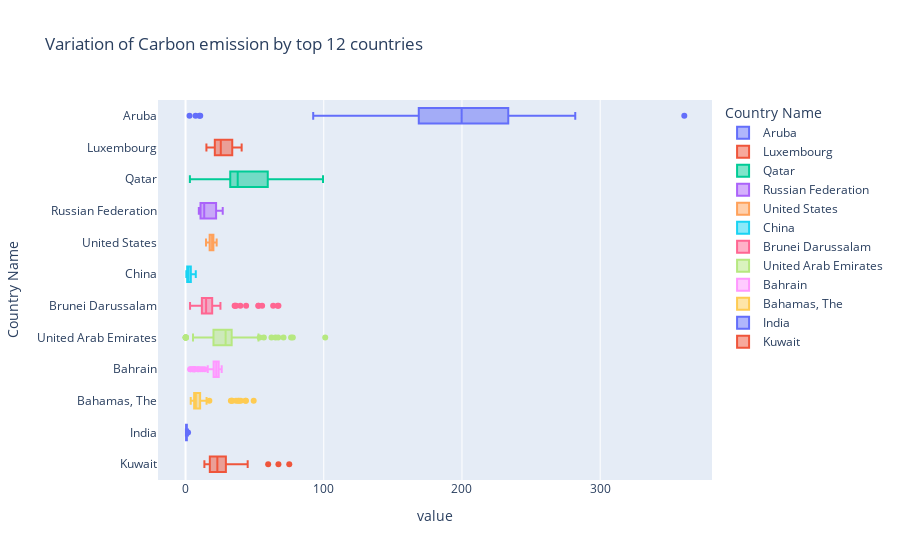

Notebook cell for this chart:
### Code cell
px.box(data_frame=df2[df2['Country Name'].isin(country_col)], x='value', y='Country Name', color='Country Name', title='Variation of Carbon emission by top 12 countries')

### Figure 1 — Plotly figure (JSON) as saved in the notebook; plotly's stock layout.template omitted (floating-point values rounded to 4 significant figures)
{"data": [{"alignmentgroup": "True", "hovertemplate": "Country Name=%{y}<br>value=%{x}<extra></extra>", "legendgroup": "Aruba", "marker": {"color": "#636efa"}, "name": "Aruba", "notched": false, "offsetgroup": "Aruba", "orientation": "h", "showlegend": true, "type": "box", "x": [204.6, 208.8, 226.1, 214.8, 207.6, 185.2, 172.2, 210.8, 194.9, 253.5, 282.0, 243.9, 234.9, 258.8, 233.5, 168.7, 360.9, 189.2, 161.8, 170.1, 174.7, 165.1, 182.3, 92.36, 228.4, 266.5, 2.868, 7.235, 10.03, 10.63, NaN, NaN, NaN, NaN, NaN, NaN, NaN, NaN, NaN, NaN, NaN, NaN, NaN, NaN, NaN, NaN, NaN, NaN, NaN, NaN, NaN, NaN, NaN, NaN, NaN, NaN, NaN, NaN, NaN], "x0": " ", "xaxis": "x", "y": ["Aruba", "Aruba", "Aruba", "Aruba", "Aruba", "Aruba", "Aruba", "Aruba", "Aruba", "Aruba", "Aruba", "Aruba", "Aruba", "Aruba", "Aruba", "Aruba", "Aruba", "Aruba", "Aruba", "Aruba", "Aruba", "Aruba", "Aruba", "Aruba", "Aruba", "Aruba", "Aruba", "Aruba", "Aruba", "Aruba", "Aruba", "Aruba", "Aruba", "Aruba", "Aruba", "Aruba", "Aruba", "Aruba", "Aruba", "Aruba", "Aruba", "Aruba", "Aruba", "Aruba", "Aruba", "Aruba", "Aruba", "Aruba", "Aruba", "Aruba", "Aruba", "Aruba", "Aruba", "Aruba", "Aruba", "Aruba", "Aruba", "Aruba", "Aruba"], "y0": " ", "yaxis": "y"}, {"alignmentgroup": "True", "hovertemplate": "Country Name=%{y}<br>value=%{x}<extra></extra>", "legendgroup": "Luxembourg", "marker": {"color": "#EF553B"}, "name": "Luxembourg", "notched": false, "offsetgroup": "Luxembourg", "orientation": "h", "showlegend": true, "type": "box", "x": [36.69, 36.58, 36.01, 35.32, 37.55, 36.81, 34.8, 33.91, 36.53, 39.09, 40.53, 38.55, 38.93, 40.43, 40.59, 33.0, 32.82, 30.24, 32.73, 33.41, 30.28, 25.81, 24.24, 22.68, 24.4, 25.0, 24.46, 23.38, 23.91, 25.61, 29.65, 30.44, 29.22, 29.36, 26.9, 21.24, 21.15, 19.72, 17.87, 18.47, 19.67, 20.7, 22.05, 22.72, 25.5, 25.67, 24.84, 23.21, 22.59, 21.01, 21.82, 21.09, 20.13, 18.68, 17.35, 16.03, 15.22, 15.09, 15.33], "x0": " ", "xaxis": "x", "y": ["Luxembourg", "Luxembourg", "Luxembourg", "Luxembourg", "Luxembourg", "Luxembourg", "Luxembourg", "Luxembourg", "Luxembourg", "Luxembourg", "Luxembourg", "Luxembourg", "Luxembourg", "Luxembourg", "Luxembourg", "Luxembourg", "Luxembourg", "Luxembourg", "Luxembourg", "Luxembourg", "Luxembourg", "Luxembourg", "Luxembourg", "Luxembourg", "Luxembourg", "Luxembourg", "Luxembourg", "Luxembourg", "Luxembourg", "Luxembourg", "Luxembourg", "Luxembourg", "Luxembourg", "Luxembourg", "Luxembourg", "Luxembourg", "Luxembourg", "Luxembourg", "Luxembourg", "Luxembourg", "Luxembourg", "Luxembourg", "Luxembourg", "Luxembourg", "Luxembourg", "Luxembourg", "Luxembourg", "Luxembourg", "Luxembourg", "Luxembourg", "Luxembourg", "Luxembourg", "Luxembourg", "Luxembourg", "Luxembourg", "Luxembourg", "Luxembourg", "Luxembourg", "Luxembourg"], "y0": " ", "yaxis": "y"}, {"alignmentgroup": "True", "hovertemplate": "Country Name=%{y}<br>value=%{x}<extra></extra>", "legendgroup": "Qatar", "marker": {"color": "#00cc96"}, "name": "Qatar", "notched": false, "offsetgroup": "Qatar", "orientation": "h", "showlegend": true, "type": "box", "x": [3.715, 3.137, 3.389, 99.46, 92.87, 85.46, 78.62, 77.51, 75.97, 71.1, 69.11, 76.65, 82.64, 87.69, 68.27, 66.68, 59.78, 54.45, 54.87, 69.99, 58.57, 51.86, 44.56, 36.43, 36.14, 33.45, 33.43, 27.24, 26.89, 31.03, 26.33, 29.98, 29.63, 30.89, 32.05, 33.15, 34.28, 36.33, 37.73, 40.23, 36.68, 38.19, 43.07, 42.4, 42.36, 47.7, 43.98, 41.9, 38.44, 34.54, 33.54, 32.31, 33.37, 31.93, 32.69, 32.47, 32.13, 32.18, 32.42], "x0": " ", "xaxis": "x", "y": ["Qatar", "Qatar", "Qatar", "Qatar", "Qatar", "Qatar", "Qatar", "Qatar", "Qatar", "Qatar", "Qatar", "Qatar", "Qatar", "Qatar", "Qatar", "Qatar", "Qatar", "Qatar", "Qatar", "Qatar", "Qatar", "Qatar", "Qatar", "Qatar", "Qatar", "Qatar", "Qatar", "Qatar", "Qatar", "Qatar", "Qatar", "Qatar", "Qatar", "Qatar", "Qatar", "Qatar", "Qatar", "Qatar", "Qatar", "Qatar", "Qatar", "Qatar", "Qatar", "Qatar", "Qatar", "Qatar", "Qatar", "Qatar", "Qatar", "Qatar", "Qatar", "Qatar", "Qatar", "Qatar", "Qatar", "Qatar", "Qatar", "Qatar", "Qatar"], "y0": " ", "yaxis": "y"}, {"alignmentgroup": "True", "hovertemplate": "Country Name=%{y}<br>value=%{x}<extra></extra>", "legendgroup": "Russian Federation", "marker": {"color": "#ab63fa"}, "name": "Russian Federation", "notched": false, "offsetgroup": "Russian Federation", "orientation": "h", "showlegend": true, "type": "box", "x": [12.08, 12.32, 12.79, 13.57, 14.27, 14.97, 15.72, 16.34, 16.7, 17.3, 18.09, 19.09, 19.98, 20.7, 21.37, 22.34, 23.04, 23.66, 24.3, 24.33, 25.11, 24.48, 24.78, 24.99, 25.02, 26.78, 26.66, 26.37, 26.9, 26.15, 14.63, 14.43, 13.5, 12.27, 10.87, 10.55, 10.36, 9.648, 9.606, 9.891, 10.16, 10.21, 10.27, 10.52, 10.65, 10.67, 11.12, 11.14, 11.3, 10.47, 11.08, 11.62, 11.64, 11.32, 11.17, 10.81, 10.61, 10.78, 11.13], "x0": " ", "xaxis": "x", "y": ["Russian Federation", "Russian Federation", "Russian Federation", "Russian Federation", "Russian Federation", "Russian Federation", "Russian Federation", "Russian Federation", "Russian Federation", "Russian Federation", "Russian Federation", "Russian Federation", "Russian Federation", "Russian Federation", "Russian Federation", "Russian Federation", "Russian Federation", "Russian Federation", "Russian Federation", "Russian Federation", "Russian Federation", "Russian Federation", "Russian Federation", "Russian Federation", "Russian Federation", "Russian Federation", "Russian Federation", "Russian Federation", "Russian Federation", "Russian Federation", "Russian Federation", "Russian Federation", "Russian Federation", "Russian Federation", "Russian Federation", "Russian Federation", "Russian Federation", "Russian Federation", "Russian Federation", "Russian Federation", "Russian Federation", "Russian Federation", "Russian Federation", "Russian Federation", "Russian Federation", "Russian Federation", "Russian Federation", "Russian Federation", "Russian Federation", "Russian Federation", "Russian Federation", "Russian Federation", "Russian Federation", "Russian Federation", "Russian Federation", "Russian Federation", "Russian Federation", "Russian Federation", "Russian Federation"], "y0": " ", "yaxis": "y"}, {"alignmentgroup": "True", "hovertemplate": "Country Name=%{y}<br>value=%{x}<extra></extra>", "legendgroup": "United States", "marker": {"color": "#FFA15A"}, "name": "United States", "notched": false, "offsetgroup": "United States", "orientation": "h", "showlegend": true, "type": "box", "x": [16.0, 15.68, 16.01, 16.48, 16.97, 17.45, 18.12, 18.6, 19.09, 19.86, 21.11, 20.98, 21.75, 22.51, 21.5, 20.4, 21.16, 21.53, 21.97, 21.78, 20.79, 19.77, 18.59, 18.57, 18.98, 18.88, 18.72, 19.35, 20.01, 20.08, 19.41, 19.01, 19.03, 19.24, 19.28, 19.25, 19.61, 20.35, 20.27, 20.11, 20.47, 20.18, 19.45, 19.51, 19.6, 19.48, 18.96, 19.06, 18.29, 16.82, 17.43, 16.6, 15.77, 16.1, 16.03, 15.54, 15.13, 14.81, 15.24], "x0": " ", "xaxis": "x", "y": ["United States", "United States", "United States", "United States", "United States", "United States", "United States", "United States", "United States", "United States", "United States", "United States", "United States", "United States", "United States", "United States", "United States", "United States", "United States", "United States", "United States", "United States", "United States", "United States", "United States", "United States", "United States", "United States", "United States", "United States", "United States", "United States", "United States", "United States", "United States", "United States", "United States", "United States", "United States", "United States", "United States", "United States", "United States", "United States", "United States", "United States", "United States", "United States", "United States", "United States", "United States", "United States", "United States", "United States", "United States", "United States", "United States", "United States", "United States"], "y0": " ", "yaxis": "y"}, {"alignmentgroup": "True", "hovertemplate": "Country Name=%{y}<br>value=%{x}<extra></extra>", "legendgroup": "China", "marker": {"color": "#19d3f3"}, "name": "China", "notched": false, "offsetgroup": "China", "orientation": "h", "showlegend": true, "type": "box", "x": [1.17, 0.836, 0.6614, 0.64, 0.6256, 0.6655, 0.7109, 0.5742, 0.6055, 0.7251, 0.9429, 1.042, 1.081, 1.098, 1.097, 1.25, 1.285, 1.389, 1.529, 1.543, 1.495, 1.46, 1.567, 1.629, 1.75, 1.871, 1.939, 2.038, 2.151, 2.153, 1.915, 2.001, 2.076, 2.243, 2.319, 2.56, 2.517, 2.543, 2.602, 2.514, 2.648, 2.773, 2.974, 3.425, 3.952, 4.463, 4.906, 5.303, 5.432, 5.795, 6.332, 6.903, 7.058, 7.32, 7.253, 7.169, 7.119, 7.226, 7.405], "x0": " ", "xaxis": "x", "y": ["China", "China", "China", "China", "China", "China", "China", "China", "China", "China", "China", "China", "China", "China", "China", "China", "China", "China", "China", "China", "China", "China", "China", "China", "China", "China", "China", "China", "China", "China", "China", "China", "China", "China", "China", "China", "China", "China", "China", "China", "China", "China", "China", "China", "China", "China", "China", "China", "China", "China", "China", "China", "China", "China", "China", "China", "China", "China", "China"], "y0": " ", "yaxis": "y"}, {"alignmentgroup": "True", "hovertemplate": "Country Name=%{y}<br>value=%{x}<extra></extra>", "legendgroup": "Brunei Darussalam", "marker": {"color": "#FF6692"}, "name": "Brunei Darussalam", "notched": false, "offsetgroup": "Brunei Darussalam", "orientation": "h", "showlegend": true, "type": "box", "x": [4.084, 3.557, 4.139, 3.803, 3.486, 3.259, 4.581, 3.913, 3.639, 3.946, 63.39, 55.41, 66.62, 67.21, 52.78, 43.81, 35.83, 36.6, 52.66, 39.66, 35.5, 7.351, 10.16, 12.76, 8.79, 11.57, 9.957, 13.97, 23.39, 25.24, 15.15, 12.7, 13.11, 13.74, 14.3, 15.15, 15.46, 16.32, 13.51, 12.84, 13.3, 12.68, 12.57, 14.86, 13.69, 13.2, 19.5, 18.24, 19.03, 19.35, 17.65, 17.81, 17.87, 17.36, 17.01, 14.41, 15.27, 15.81, 16.64], "x0": " ", "xaxis": "x", "y": ["Brunei Darussalam", "Brunei Darussalam", "Brunei Darussalam", "Brunei Darussalam", "Brunei Darussalam", "Brunei Darussalam", "Brunei Darussalam", "Brunei Darussalam", "Brunei Darussalam", "Brunei Darussalam", "Brunei Darussalam", "Brunei Darussalam", "Brunei Darussalam", "Brunei Darussalam", "Brunei Darussalam", "Brunei Darussalam", "Brunei Darussalam", "Brunei Darussalam", "Brunei Darussalam", "Brunei Darussalam", "Brunei Darussalam", "Brunei Darussalam", "Brunei Darussalam", "Brunei Darussalam", "Brunei Darussalam", "Brunei Darussalam", "Brunei Darussalam", "Brunei Darussalam", "Brunei Darussalam", "Brunei Darussalam", "Brunei Darussalam", "Brunei Darussalam", "Brunei Darussalam", "Brunei Darussalam", "Brunei Darussalam", "Brunei Darussalam", "Brunei Darussalam", "Brunei Darussalam", "Brunei Darussalam", "Brunei Darussalam", "Brunei Darussalam", "Brunei Darussalam", "Brunei Darussalam", "Brunei Darussalam", "Brunei Darussalam", "Brunei Darussalam", "Brunei Darussalam", "Brunei Darussalam", "Brunei Darussalam", "Brunei Darussalam", "Brunei Darussalam", "Brunei Darussalam", "Brunei Darussalam", "Brunei Darussalam", "Brunei Darussalam", "Brunei Darussalam", "Brunei Darussalam", "Brunei Darussalam", "Brunei Darussalam"], "y0": " ", "yaxis": "y"}, {"alignmentgroup": "True", "hovertemplate": "Country Name=%{y}<br>value=%{x}<extra></extra>", "legendgroup": "United Arab Emirates", "marker": {"color": "#B6E880"}, "name": "United Arab Emirates", "notched": false, "offsetgroup": "United Arab Emirates", "orientation": "h", "showlegend": true, "type": "box", "x": [0.119, 0.1091, 0.1635, 0.1758, 0.1328, 0.1468, 0.1605, 5.4, 6.807, 101.1, 65.02, 76.35, 70.87, 77.62, 67.02, 56.67, 62.16, 52.74, 53.64, 39.29, 36.2, 33.61, 31.65, 28.77, 35.85, 36.54, 32.66, 31.1, 29.73, 31.57, 30.3, 31.75, 29.05, 28.6, 29.76, 30.08, 29.86, 30.49, 29.81, 28.99, 26.97, 29.15, 28.21, 27.89, 27.03, 25.34, 22.92, 21.35, 22.03, 19.85, 19.04, 18.59, 19.22, 20.02, 19.95, 20.95, 21.31, 21.95, 20.8], "x0": " ", "xaxis": "x", "y": ["United Arab Emirates", "United Arab Emirates", "United Arab Emirates", "United Arab Emirates", "United Arab Emirates", "United Arab Emirates", "United Arab Emirates", "United Arab Emirates", "United Arab Emirates", "United Arab Emirates", "United Arab Emirates", "United Arab Emirates", "United Arab Emirates", "United Arab Emirates", "United Arab Emirates", "United Arab Emirates", "United Arab Emirates", "United Arab Emirates", "United Arab Emirates", "United Arab Emirates", "United Arab Emirates", "United Arab Emirates", "United Arab Emirates", "United Arab Emirates", "United Arab Emirates", "United Arab Emirates", "United Arab Emirates", "United Arab Emirates", "United Arab Emirates", "United Arab Emirates", "United Arab Emirates", "United Arab Emirates", "United Arab Emirates", "United Arab Emirates", "United Arab Emirates", "United Arab Emirates", "United Arab Emirates", "United Arab Emirates", "United Arab Emirates", "United Arab Emirates", "United Arab Emirates", "United Arab Emirates", "United Arab Emirates", "United Arab Emirates", "United Arab Emirates", "United Arab Emirates", "United Arab Emirates", "United Arab Emirates", "United Arab Emirates", "United Arab Emirates", "United Arab Emirates", "United Arab Emirates", "United Arab Emirates", "United Arab Emirates", "United Arab Emirates", "United Arab Emirates", "United Arab Emirates", "United Arab Emirates", "United Arab Emirates"], "y0": " ", "yaxis": "y"}, {"alignmentgroup": "True", "hovertemplate": "Country Name=%{y}<br>value=%{x}<extra></extra>", "legendgroup": "Bahrain", "marker": {"color": "#FF97FF"}, "name": "Bahrain", "notched": false, "offsetgroup": "Bahrain", "orientation": "h", "showlegend": true, "type": "box", "x": [3.544, 10.55, 9.192, 6.711, 8.742, 6.554, 3.384, 5.125, 5.501, 6.176, 12.19, 13.8, 16.07, 23.06, 21.46, 21.59, 23.17, 24.64, 24.01, 23.73, 21.92, 22.79, 25.49, 20.76, 22.61, 24.31, 25.4, 25.46, 26.15, 24.4, 21.66, 20.3, 23.46, 24.37, 24.33, 24.02, 24.49, 24.24, 25.27, 24.27, 23.89, 23.5, 23.42, 23.06, 21.61, 23.28, 23.48, 22.21, 22.22, 20.87, 20.94, 20.37, 20.44, 21.87, 22.62, 22.31, 21.18, 20.33, 19.59], "x0": " ", "xaxis": "x", "y": ["Bahrain", "Bahrain", "Bahrain", "Bahrain", "Bahrain", "Bahrain", "Bahrain", "Bahrain", "Bahrain", "Bahrain", "Bahrain", "Bahrain", "Bahrain", "Bahrain", "Bahrain", "Bahrain", "Bahrain", "Bahrain", "Bahrain", "Bahrain", "Bahrain", "Bahrain", "Bahrain", "Bahrain", "Bahrain", "Bahrain", "Bahrain", "Bahrain", "Bahrain", "Bahrain", "Bahrain", "Bahrain", "Bahrain", "Bahrain", "Bahrain", "Bahrain", "Bahrain", "Bahrain", "Bahrain", "Bahrain", "Bahrain", "Bahrain", "Bahrain", "Bahrain", "Bahrain", "Bahrain", "Bahrain", "Bahrain", "Bahrain", "Bahrain", "Bahrain", "Bahrain", "Bahrain", "Bahrain", "Bahrain", "Bahrain", "Bahrain", "Bahrain", "Bahrain"], "y0": " ", "yaxis": "y"}, {"alignmentgroup": "True", "hovertemplate": "Country Name=%{y}<br>value=%{x}<extra></extra>", "legendgroup": "Bahamas, The", "marker": {"color": "#FECB52"}, "name": "Bahamas, The", "notched": false, "offsetgroup": "Bahamas, The", "orientation": "h", "showlegend": true, "type": "box", "x": [3.75, 4.746, 5.996, 5.558, 8.118, 9.399, 7.465, 11.17, 10.29, 10.63, 15.2, 38.72, 36.49, 43.37, 39.92, 43.7, 33.51, 49.3, 32.8, 33.65, 37.94, 13.01, 10.28, 8.96, 8.07, 6.44, 5.907, 5.849, 6.224, 7.735, 6.947, 7.203, 9.51, 7.747, 7.395, 7.424, 6.937, 6.159, 7.811, 7.583, 7.18, 7.039, 7.411, 7.186, 6.773, 6.218, 6.102, 6.135, 6.139, 17.22, 5.86, 6.73, 10.01, 8.47, 7.069, 6.334, 5.795, 5.632, 5.86], "x0": " ", "xaxis": "x", "y": ["Bahamas, The", "Bahamas, The", "Bahamas, The", "Bahamas, The", "Bahamas, The", "Bahamas, The", "Bahamas, The", "Bahamas, The", "Bahamas, The", "Bahamas, The", "Bahamas, The", "Bahamas, The", "Bahamas, The", "Bahamas, The", "Bahamas, The", "Bahamas, The", "Bahamas, The", "Bahamas, The", "Bahamas, The", "Bahamas, The", "Bahamas, The", "Bahamas, The", "Bahamas, The", "Bahamas, The", "Bahamas, The", "Bahamas, The", "Bahamas, The", "Bahamas, The", "Bahamas, The", "Bahamas, The", "Bahamas, The", "Bahamas, The", "Bahamas, The", "Bahamas, The", "Bahamas, The", "Bahamas, The", "Bahamas, The", "Bahamas, The", "Bahamas, The", "Bahamas, The", "Bahamas, The", "Bahamas, The", "Bahamas, The", "Bahamas, The", "Bahamas, The", "Bahamas, The", "Bahamas, The", "Bahamas, The", "Bahamas, The", "Bahamas, The", "Bahamas, The", "Bahamas, The", "Bahamas, The", "Bahamas, The", "Bahamas, The", "Bahamas, The", "Bahamas, The", "Bahamas, The", "Bahamas, The"], "y0": " ", "yaxis": "y"}, {"alignmentgroup": "True", "hovertemplate": "Country Name=%{y}<br>value=%{x}<extra></extra>", "legendgroup": "India", "marker": {"color": "#636efa"}, "name": "India", "notched": false, "offsetgroup": "India", "orientation": "h", "showlegend": true, "type": "box", "x": [0.2676, 0.2837, 0.3059, 0.3218, 0.3082, 0.3325, 0.337, 0.331, 0.3525, 0.3512, 0.3515, 0.3625, 0.3749, 0.3772, 0.3811, 0.4048, 0.4137, 0.4277, 0.4241, 0.4347, 0.4493, 0.4736, 0.4775, 0.5053, 0.5061, 0.544, 0.5706, 0.5959, 0.63, 0.6769, 0.6441, 0.6814, 0.6931, 0.7035, 0.7275, 0.7688, 0.7907, 0.8207, 0.8238, 0.8709, 0.8898, 0.8873, 0.9032, 0.914, 0.9624, 0.9914, 1.042, 1.129, 1.186, 1.288, 1.349, 1.408, 1.508, 1.536, 1.649, 1.641, 1.648, 1.719, 1.8], "x0": " ", "xaxis": "x", "y": ["India", "India", "India", "India", "India", "India", "India", "India", "India", "India", "India", "India", "India", "India", "India", "India", "India", "India", "India", "India", "India", "India", "India", "India", "India", "India", "India", "India", "India", "India", "India", "India", "India", "India", "India", "India", "India", "India", "India", "India", "India", "India", "India", "India", "India", "India", "India", "India", "India", "India", "India", "India", "India", "India", "India", "India", "India", "India", "India"], "y0": " ", "yaxis": "y"}, {"alignmentgroup": "True", "hovertemplate": "Country Name=%{y}<br>value=%{x}<extra></extra>", "legendgroup": "Kuwait", "marker": {"color": "#EF553B"}, "name": "Kuwait", "notched": false, "offsetgroup": "Kuwait", "orientation": "h", "showlegend": true, "type": "box", "x": [29.01, 33.21, 42.36, 44.95, 59.77, 75.04, 67.19, 44.08, 35.46, 38.94, 33.64, 33.98, 32.44, 26.77, 20.1, 16.47, 17.01, 14.93, 17.16, 13.63, 18.03, 17.52, 14.04, 13.7, 17.17, 16.8, 19.28, 16.23, 16.18, 17.15, 13.96, 17.6, NaN, NaN, NaN, 21.05, 20.25, 19.91, 21.78, 22.41, 23.06, 24.16, 24.98, 25.74, 27.03, 29.62, 29.35, 27.45, 27.45, 26.6, 26.15, 25.62, 24.96, 24.18, 22.64, 22.95, 22.71, 22.12, 21.62], "x0": " ", "xaxis": "x", "y": ["Kuwait", "Kuwait", "Kuwait", "Kuwait", "Kuwait", "Kuwait", "Kuwait", "Kuwait", "Kuwait", "Kuwait", "Kuwait", "Kuwait", "Kuwait", "Kuwait", "Kuwait", "Kuwait", "Kuwait", "Kuwait", "Kuwait", "Kuwait", "Kuwait", "Kuwait", "Kuwait", "Kuwait", "Kuwait", "Kuwait", "Kuwait", "Kuwait", "Kuwait", "Kuwait", "Kuwait", "Kuwait", "Kuwait", "Kuwait", "Kuwait", "Kuwait", "Kuwait", "Kuwait", "Kuwait", "Kuwait", "Kuwait", "Kuwait", "Kuwait", "Kuwait", "Kuwait", "Kuwait", "Kuwait", "Kuwait", "Kuwait", "Kuwait", "Kuwait", "Kuwait", "Kuwait", "Kuwait", "Kuwait", "Kuwait", "Kuwait", "Kuwait", "Kuwait"], "y0": " ", "yaxis": "y"}], "layout": {"boxmode": "overlay", "legend": {"title": {"text": "Country Name"}, "tracegroupgap": 0}, "title": {"text": "Variation of Carbon emission by top 12 countries"}, "xaxis": {"anchor": "y", "domain": [0, 1], "title": {"text": "value"}}, "yaxis": {"anchor": "x", "categoryarray": ["Kuwait", "India", "Bahamas, The", "Bahrain", "United Arab Emirates", "Brunei Darussalam", "China", "United States", "Russian Federation", "Qatar", "Luxembourg", "Aruba"], "categoryorder": "array", "domain": [0, 1], "title": {"text": "Country Name"}}}}
